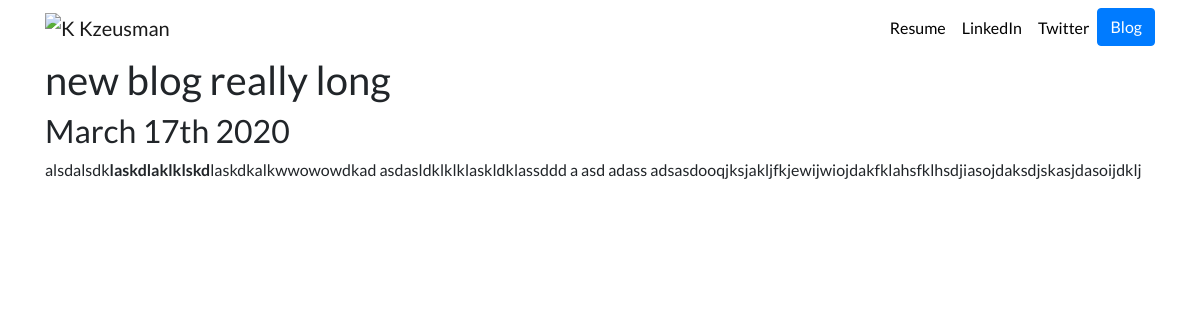
Page /blog/3/ on the committed database.
### blog/models.py (models this page shows, shortened)
class Blog(models.Model):
    title = models.CharField(max_length=200)
    description = models.TextField()
    date = models.DateField()

### blog/views.py (the view)
def detail(request, blog_id):
    blog = get_object_or_404(Blog, pk=blog_id)
    return render(request, 'blog/detail.html', {'blog':blog})

### blog/templates/blog/detail.html
{% extends 'portfolio/base.html' %}
{% block content %}
<h1>{{ blog.title }}</h1>
<h2>{{ blog.date| date:'F jS Y' }}</h2>
{{ blog.description|safe }}
{% endblock %}

### portfolio/static/portfolio/custom.css (style rules this page uses)
body { font-family: 'Lato', sans-serif; }

### rows in the picture
Blog: title "new blog really long", date "March 17th 2020", description "alsdalsdk laskdlaklklskd laskdkalkwwowowdkad asdasldklklklaskldklassddd a asd adass adsasdooqjksjakljfkjewijwiojdakfklahsfklhsdjiasojdaksdjskasjdasoijdklj"
